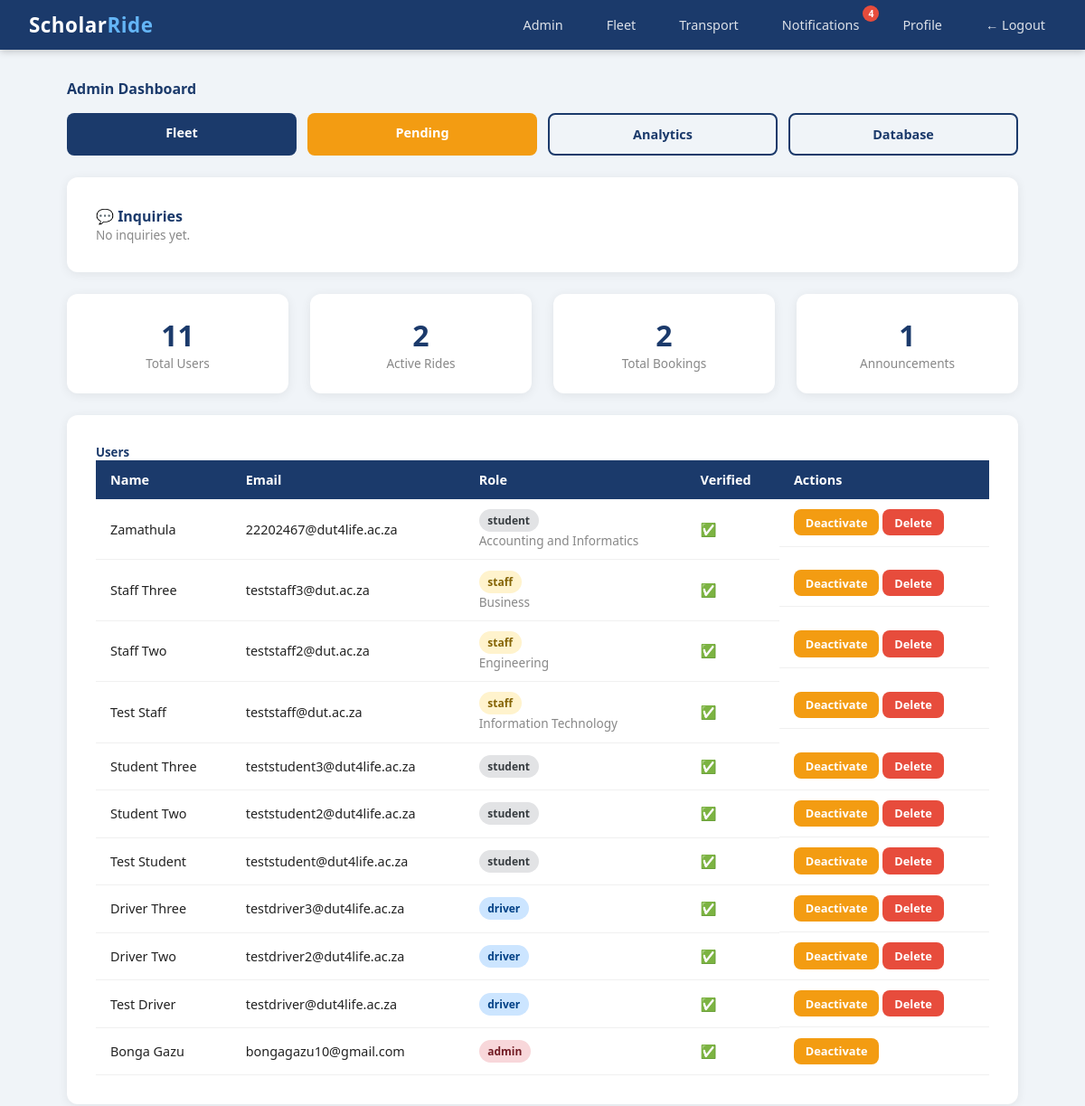
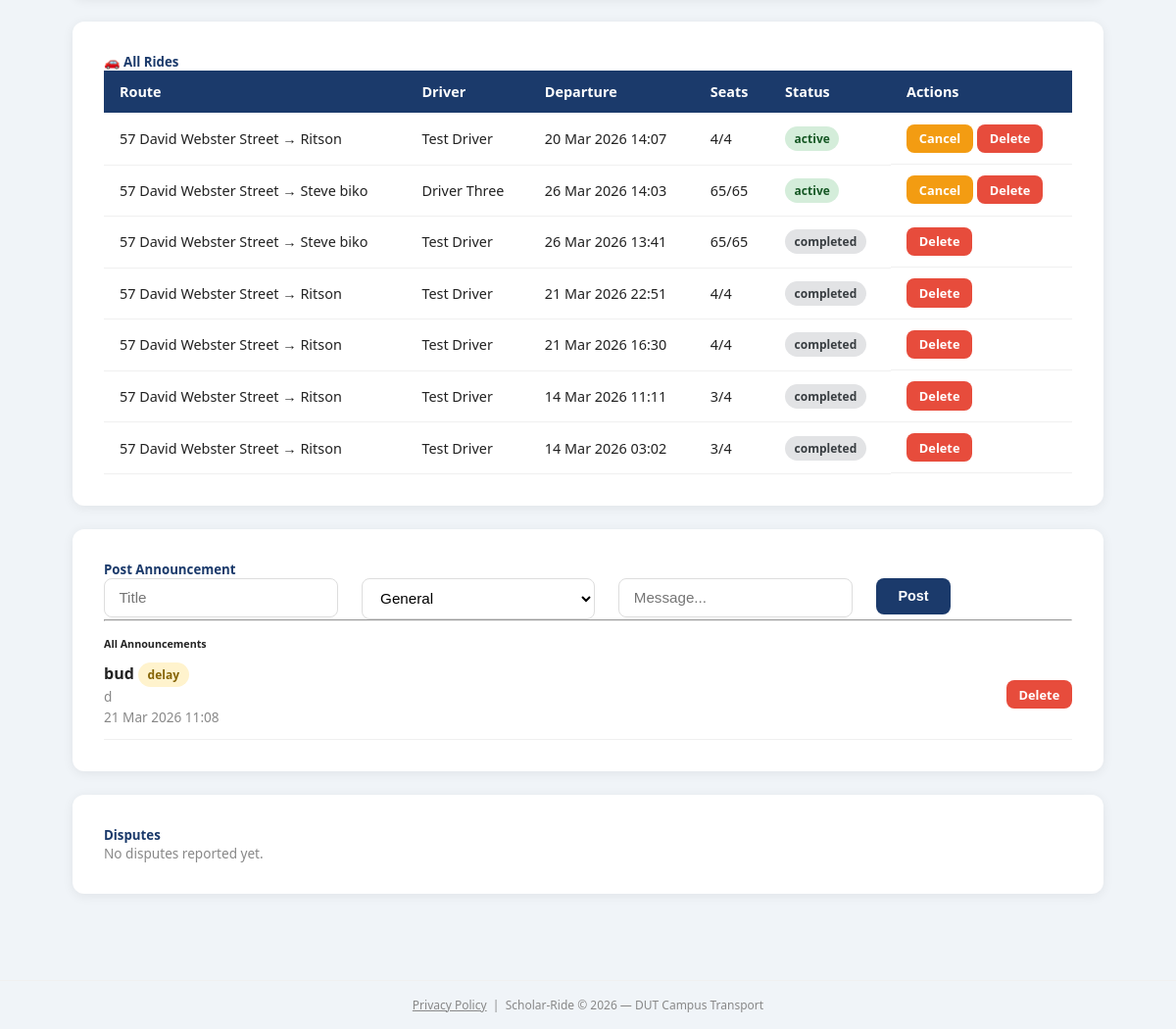
The page /admin (signed in) on the database its author committed (2 pictures, top to bottom).
### scholar_ride/models.py (models this page shows)
class User(db.Model, UserMixin):
    id = db.Column(db.Integer, primary_key=True)
    student_number = db.Column(db.String(20), unique=True, nullable=True)
    staff_number = db.Column(db.String(20), unique=True, nullable=True)
    full_name = db.Column(db.String(100), nullable=False)
    email = db.Column(db.String(120), unique=True, nullable=False)
    phone = db.Column(db.String(20), nullable=False)
    password_hash = db.Column(db.String(128), nullable=False)
    role = db.Column(db.String(20), default='student')
    department = db.Column(db.String(100), nullable=True)
    verified = db.Column(db.Boolean, default=False)
    approval_status = db.Column(db.String(20), default='pending')
    otp = db.Column(db.String(6), nullable=True)
    created_at = db.Column(db.DateTime, default=datetime.utcnow)
    driver_code = db.Column(db.String(20), nullable=True)
    rides = db.relationship('Ride', backref='driver', lazy=True)
    bookings = db.relationship('Booking', backref='student', lazy=True)
    session_token = db.Column(db.String(100), nullable=True)

class Ride(db.Model):
    id = db.Column(db.Integer, primary_key=True)
    driver_id = db.Column(db.Integer, db.ForeignKey('user.id'), nullable=False)
    origin = db.Column(db.String(200), nullable=False)
    destination = db.Column(db.String(200), nullable=False)
    departure_time = db.Column(db.DateTime, nullable=False)
    available_seats = db.Column(db.Integer, nullable=False)
    total_seats = db.Column(db.Integer, nullable=False)
    status = db.Column(db.String(20), default='active')
    created_at = db.Column(db.DateTime, default=datetime.utcnow)
    bookings = db.relationship('Booking', backref='ride', lazy=True)
    vehicle_type = db.Column(db.String(50), nullable=True)
    vehicle_model = db.Column(db.String(100), nullable=True)
    registration_number = db.Column(db.String(20), nullable=True)
    completed_at = db.Column(db.DateTime, nullable=True)
    bus_number = db.Column(db.String(20), nullable=True)

class Announcement(db.Model):
    id = db.Column(db.Integer, primary_key=True)
    admin_id = db.Column(db.Integer, db.ForeignKey('user.id'), nullable=False)
    title = db.Column(db.String(200), nullable=False)
    body = db.Column(db.Text, nullable=False)
    category = db.Column(db.String(50))
    created_at = db.Column(db.DateTime, default=sast_now)

### scholar_ride/routes/admin.py (the view)
@admin.route('/admin')
@login_required
@admin_required
def dashboard():
    users = User.query.order_by(User.created_at.desc()).all()
    announcements = Announcement.query.order_by(Announcement.created_at.desc()).all()
    all_rides = Ride.query.order_by(Ride.created_at.desc()).all()
    disputes = Dispute.query.order_by(Dispute.created_at.desc()).all()
    total_users = User.query.count()
    active_rides = Ride.query.filter_by(status='active').count()
    total_bookings = Booking.query.count()
    total_announcements = Announcement.query.count()
    pending_count = User.query.filter_by(approval_status='pending').count()
    inquiries =Inquiry.query.order_by(Inquiry.created_at.desc()).all()
    return render_template('admin/dashboard.html',
                           users=users,
                           announcements=announcements,
                           all_rides=all_rides,
                           disputes=disputes,
                           total_users=total_users,
                           active_rides=active_rides,
                           total_bookings=total_bookings,
                           total_announcements=total_announcements,
                           pending_count=pending_count,
                           inquiries=inquiries
                           )

### scholar_ride/templates/admin/dashboard.html (shortened to what this page needs)
{% extends "base.html" %}
{% block content %}
<div style="margin-bottom:1.5rem;">
    <h4 style="color:#1B3A6B; margin-bottom:1rem;">Admin Dashboard</h4>
    <div style="display:grid; grid-template-columns: repeat(auto-fit, minmax(140px, 1fr)); gap:0.75rem;">
        <a href="/admin/fleet" class="btn btn-primary" style="text-align:center; padding:0.75rem;">
            Fleet
        </a>
        <a href="/admin/registrations" class="btn btn-warning" style="text-align:center; padding:0.75rem;">
            Pending
        </a>
        <a href="/admin/analytics" class="btn btn-outline" style="text-align:center; padding:0.75rem;">
            Analytics
        </a>
        <a href="/admin/database" class="btn btn-outline" style="text-align:center; padding:0.75rem;">
            Database
        </a>
    </div>
</div>
<div class="card p-3 mt-3 mb-4">
    <h4 style="color:#1B3A6B;" class="mb-3">💬 Inquiries</h4>
    {% if inquiries %}
        {% for inquiry in inquiries %}
        <div style="border-bottom:1px solid #f0f0f0; padding-bottom:1rem; margin-bottom:1rem;">
            <div class="d-flex justify-between align-center">
                <div>
                    <strong>{{ inquiry.user.full_name }}</strong>
                    <span class="badge {% if inquiry.status == 'open' %}badge-danger{% else %}badge-success{% endif %}" style="margin-left:0.5rem;">
                        {{ inquiry.status }}
                    </span>
                    <br>
                    <small class="text-muted">{{ inquiry.subject }}</small>
                </div>
                <small class="text-muted">{{ inquiry.created_at.strftime('%d %b %Y %H:%M') }}</small>
            </div>
            <p class="mt-1 mb-2">{{ inquiry.message }}</p>
            {% if inquiry.reply %}
            <div style="background:#f8faff; border-radius:8px; padding:0.75rem; margin-bottom:0.75rem;">
                <small style="color:#1B3A6B; font-weight:600;">Admin Reply:</small>
                <p class="mb-0" style="font-size:0.9rem;">{{ inquiry.reply }}</p>
            </div>
            {% endif %}
            <div style="display:flex; gap:0.5rem; flex-wrap:wrap;">
                {% if inquiry.status == 'open' %}
                <form method="POST" action="/inquiries/{{ inquiry.id }}/reply" style="display:flex; gap:0.5rem; flex:1;">
                    <input type="text" name="reply" class="form-control"
                           placeholder="Type your reply..." required style="font-size:0.85rem;">
                    <button type="submit" class="btn btn-sm btn-primary">Reply</button>
                </form>
                {% endif %}
                <a href="/inquiries/{{ inquiry.id }}/delete"
                   class="btn btn-sm btn-danger"
                   onclick="return confirm('Delete this inquiry?')">
                    🗑️ Delete
                </a>
            </div>
        </div>
        {% endfor %}
    {% else %}
        <p class="text-muted">No inquiries yet.</p>
    {% endif %}
</div>
<div class="row mb-4">
    <div class="col">
        <div class="stat-card">
            <div class="stat-number">{{ total_users }}</div>
            <div class="stat-label"> Total Users</div>
        </div>
    </div>
    <div class="col">
        <div class="stat-card">
            <div class="stat-number">{{ active_rides }}</div>
            <div class="stat-label"> Active Rides</div>
        </div>
    </div>
    <div class="col">
        <div class="stat-card">
            <div class="stat-number">{{ total_bookings }}</div>
            <div class="stat-label"> Total Bookings</div>
        </div>
    </div>
    <div class="col">
        <div class="stat-card">
            <div class="stat-number">{{ total_announcements }}</div>
            <div class="stat-label"> Announcements</div>
        </div>
    </div>
</div>
<div class="card p-3 mb-4" style="margin-top: 1.5rem;">
    <h5 style="color:#1B3A6B;" class="mb-3"> Users</h5>
    <div style="overflow-x:auto;">
        <table>
            <thead>
                <tr>
                    <th>Name</th>
                    <th>Email</th>
                    <th>Role</th>
                    <th>Verified</th>
                    <th>Actions</th>
                </tr>
            </thead>
            <tbody>
                {% for user in users %}
                <tr>
                    <td>{{ user.full_name }}</td>
                    <td>{{ user.email }}</td>
                    <td>
                        <span class="badge
                            {% if user.role == 'admin' %}badge-danger
                            {% elif user.role == 'driver' %}badge-primary
                            {% elif user.role == 'staff' %}badge-warning
                            {% else %}badge-secondary{% endif %}">
                            {{ user.role }}
                        </span>
                        {% if user.department %}
                        <br><small class="text-muted">{{ user.department }}</small>
                        {% endif %}
                    </td>
                    <td>{% if user.verified %}✅{% else %}❌{% endif %}</td>
                    <td style="display:flex; gap:4px;">
                        <a href="/admin/users/{{ user.id }}/toggle"
                           class="btn btn-sm btn-warning">
                            {% if user.verified %}Deactivate{% else %}Activate{% endif %}
                        </a>
                        {% if user.id != current_user.id %}
                        <a href="/admin/users/{{ user.id }}/delete"
                           class="btn btn-sm btn-danger"
                           onclick="return confirm('Delete {{ user.full_name }}?')">
                            Delete
                        </a>
                        {% endif %}
                    </td>
                </tr>
                {% endfor %}
            </tbody>
        </table>
    </div>
</div>
<div class="card p-3 mb-4">
    <h5 style="color:#1B3A6B;" class="mb-3">🚗 All Rides</h5>
    <div style="overflow-x:auto;">
        <table>
            <thead>
                <tr>
                    <th>Route</th>
                    <th>Driver</th>
                    <th>Departure</th>
                    <th>Seats</th>
                    <th>Status</th>
                    <th>Actions</th>
                </tr>
            </thead>
            <tbody>
                {% for ride in all_rides %}
                <tr>
                    <td>{{ ride.origin }} → {{ ride.destination }}</td>
                    <td>{{ ride.driver.full_name }}</td>
                    <td>{{ ride.departure_time.strftime('%d %b %Y %H:%M') }}</td>
                    <td>{{ ride.available_seats }}/{{ ride.total_seats }}</td>
                    <td>
                        <span class="badge
                            {% if ride.status == 'active' %}badge-success
                            {% elif ride.status == 'cancelled' %}badge-danger
                            {% elif ride.status == 'delayed' %}badge-warning
                            {% else %}badge-secondary{% endif %}">
                            {{ ride.status }}
                        </span>
                    </td>
                    <td style="display:flex; gap:4px;">
                        {% if ride.status == 'active' %}
                        <a href="/admin/rides/{{ ride.id }}/cancel"
                           class="btn btn-sm btn-warning"
                           onclick="return confirm('Cancel this ride?')">
                            Cancel
                        </a>
                        {% endif %}
                        <a href="/admin/rides/{{ ride.id }}/delete"
                           class="btn btn-sm btn-danger"
                           onclick="return confirm('Delete this ride?')">
                            Delete
                        </a>
                    </td>
                </tr>
                {% endfor %}
            </tbody>
        </table>
    </div>
</div>
<div class="card p-3 mb-4">
    <h5 style="color:#1B3A6B;" class="mb-3"> Post Announcement</h5>
    <form method="POST" action="/admin/announcements">
        <div class="row">
            <div class="col">
                <input type="text" name="title" class="form-control"
                       placeholder="Title" required>
            </div>
            <div class="col">
                <select name="category" class="form-control">
                    <option value="general">General</option>
                </select>
            </div>
            <div class="col">
                <input type="text" name="body" class="form-control"
                       placeholder="Message..." required>
            </div>
            <div class="col" style="flex:0 0 auto;">
                <button type="submit" class="btn btn-primary">Post</button>
            </div>
        </div>
    </form>
    <hr>
    <h6 class="mt-2">All Announcements</h6>
    {% if announcements %}
        {% for ann in announcements %}
        <div class="d-flex justify-between align-center" style="border-bottom:1px solid #f0f0f0; padding:0.75rem 0;">
            <div>
                <strong>{{ ann.title }}</strong>
                <span class="badge ms-1
                    {% if ann.category == 'breakdown' %}badge-danger
                    {% elif ann.category == 'delay' %}badge-warning
                    {% elif ann.category == 'cancellation' %}badge-danger
                    {% else %}badge-info{% endif %}">
                    {{ ann.category }}
                </span>
                <p class="mb-0 text-muted">{{ ann.body }}</p>
                <small class="text-muted">{{ ann.created_at.strftime('%d %b %Y %H:%M') }}</small>
            </div>
            <a href="/admin/announcements/{{ ann.id }}/delete"
               class="btn btn-sm btn-danger"
               onclick="return confirm('Delete this announcement?')">
                Delete
            </a>
        </div>
        {% endfor %}
    {% else %}
        <p class="text-muted">No announcements yet.</p>
    {% endif %}
</div>
<div class="card p-3 mb-4">
    <h5 style="color:#1B3A6B;" class="mb-3"> Disputes</h5>
    {% if disputes %}
        {% for dispute in disputes %}
        <div style="border-bottom:1px solid #f0f0f0; padding-bottom:1rem; margin-bottom:1rem;">
            <div class="d-flex justify-between align-center">
                <div>
                    <strong>Reported by:</strong>
                    {{ dispute.reported_by_user.full_name if dispute.reported_by_user else 'Unknown' }}
                    <span style="margin:0 0.5rem;">against</span>
                    <strong>{{ dispute.reported_against_user.full_name if dispute.reported_against_user else 'Unknown' }}</strong>
                    <span class="badge {% if dispute.status == 'open' %}badge-danger{% else %}badge-success{% endif %}" style="margin-left:0.5rem;">
                        {{ dispute.status }}
                    </span>
                </div>
                <small class="text-muted">{{ dispute.created_at.strftime('%d %b %Y') }}</small>
            </div>
            <p class="mt-1 mb-2">{{ dispute.description }}</p>
            <div class="d-flex gap-1">
                {% if dispute.status == 'open' %}
                <form method="POST" action="/admin/disputes/{{ dispute.id }}/resolve" style="display:flex; gap:4px;">
                    <select name="action" class="form-control" style="padding:0.3rem; font-size:0.8rem; width:auto;">
                        <option value="warn">Warn User</option>
                        <option value="ban">Ban User</option>
                    </select>
                    <button type="submit" class="btn btn-sm btn-warning">Resolve</button>
                </form>
                {% endif %}
                <a href="/admin/disputes/{{ dispute.id }}/delete"
                   class="btn btn-sm btn-danger"
                   onclick="return confirm('Delete this dispute?')">
                    Delete
                </a>
            </div>
        </div>
        {% endfor %}
    {% else %}
        <p class="text-muted">No disputes reported yet.</p>
    {% endif %}
</div>
{% endblock %}

### rows shown on the page
User: full_name "Zamathula", email "22202467@dut4life.ac.za", role "student", department "Accounting and Informatics", verified "Deactivate"
User: full_name "Staff Three", email "teststaff3@dut.ac.za", role "staff", department "Business", verified "Deactivate"
User: full_name "Staff Two", email "teststaff2@dut.ac.za", role "staff", department "Engineering", verified "Deactivate"
User: full_name "Test Staff", email "teststaff@dut.ac.za", role "staff", department "Information Technology", verified "Deactivate"
User: full_name "Student Three", email "teststudent3@dut4life.ac.za", role "student", verified "Deactivate"
User: full_name "Student Two", email "teststudent2@dut4life.ac.za", role "student", verified "Deactivate"
User: full_name "Test Student", email "teststudent@dut4life.ac.za", role "student", verified "Deactivate"
User: full_name "Driver Three", email "testdriver3@dut4life.ac.za", role "driver", verified "Deactivate"
User: full_name "Driver Two", email "testdriver2@dut4life.ac.za", role "driver", verified "Deactivate"
User: full_name "Test Driver", email "testdriver@dut4life.ac.za", role "driver", verified "Deactivate"
User: full_name "Bonga Gazu", email "bongagazu10@gmail.com", role "admin", verified "Deactivate"
Ride: origin "57 David Webster Street", destination "Ritson", driver.full_name "Test Driver", departure_time "20 Mar 2026 14:07", available_seats "4", total_seats "4", status "active"
Ride: origin "57 David Webster Street", destination "Steve biko", driver.full_name "Driver Three", departure_time "26 Mar 2026 14:03", available_seats "65", total_seats "65", status "active"
Ride: origin "57 David Webster Street", destination "Steve biko", driver.full_name "Test Driver", departure_time "26 Mar 2026 13:41", available_seats "65", total_seats "65", status "completed"
Ride: origin "57 David Webster Street", destination "Ritson", driver.full_name "Test Driver", departure_time "21 Mar 2026 22:51", available_seats "4", total_seats "4", status "completed"
Ride: origin "57 David Webster Street", destination "Ritson", driver.full_name "Test Driver", departure_time "21 Mar 2026 16:30", available_seats "4", total_seats "4", status "completed"
Ride: origin "57 David Webster Street", destination "Ritson", driver.full_name "Test Driver", departure_time "14 Mar 2026 11:11", available_seats "3", total_seats "4", status "completed"
Ride: origin "57 David Webster Street", destination "Ritson", driver.full_name "Test Driver", departure_time "14 Mar 2026 03:02", available_seats "3", total_seats "4", status "completed"
Announcement: title "bud", category "delay", body "d", created_at "21 Mar 2026 11:08"

### other values the page prints
{{ unread_count }} "4"
{{ total_users }} "11"
{{ active_rides }} "2"
{{ total_bookings }} "2"
{{ total_announcements }} "1"
